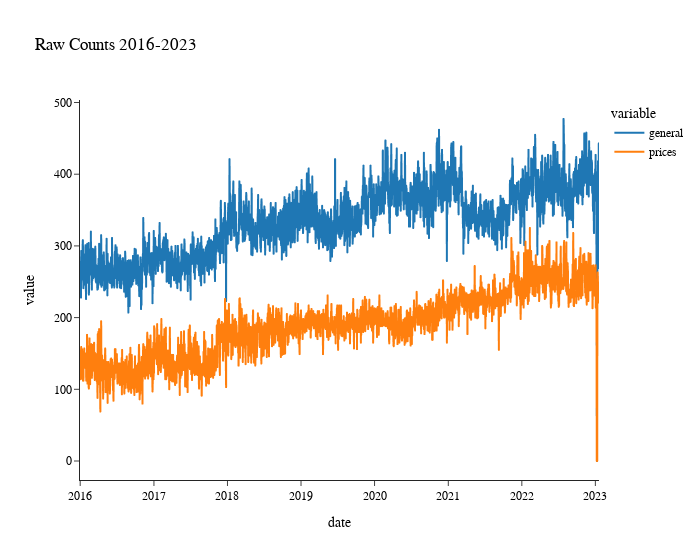
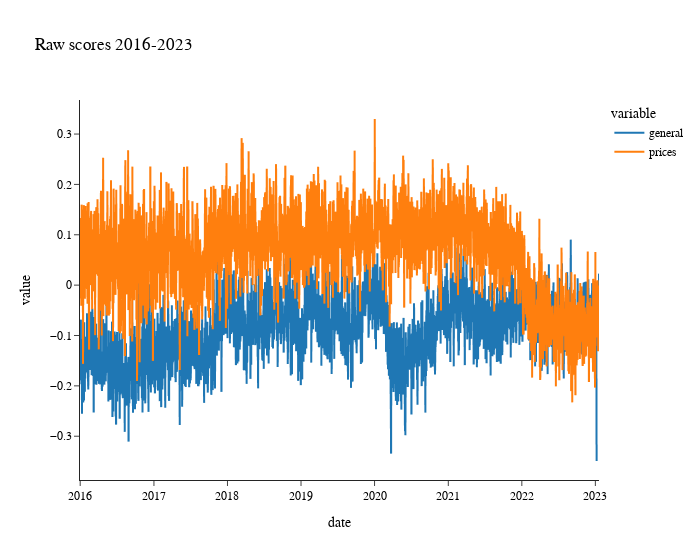

Source (notebook cell) for these figures, in order:
### Code cell
import plotly.io as pio
pio.templates


def plot_clean(df, vars, title_in):

    fig = px.line(df, x=df.index, y=vars, title=title_in, template="simple_white",width = 700)
    fig.update_layout(
        font_family="Georgia",
        font_color="black",
    )
    fig.show()

#Plot both of the data series 
plot_clean(agg_count, ['general','prices'], 'Raw Counts 2016-2023' )
plot_clean(agg_means, ['general','prices'], 'Raw scores 2016-2023' )

### Figure 1 — Plotly figure (JSON) as saved in the notebook; plotly's stock layout.template omitted (floating-point values rounded to 4 significant figures; data arrays with more than 128 entries replaced by an {"elided": "..."} marker saying what was removed)
{"data": [{"hovertemplate": "variable=general<br>date=%{x}<br>value=%{y}<extra></extra>", "legendgroup": "general", "line": {"color": "#1F77B4", "dash": "solid"}, "marker": {"symbol": "circle"}, "mode": "lines", "name": "general", "showlegend": true, "type": "scattergl", "x": {"elided": "2577 str values"}, "xaxis": "x", "y": {"elided": "2577 int values"}, "yaxis": "y"}, {"hovertemplate": "variable=prices<br>date=%{x}<br>value=%{y}<extra></extra>", "legendgroup": "prices", "line": {"color": "#FF7F0E", "dash": "solid"}, "marker": {"symbol": "circle"}, "mode": "lines", "name": "prices", "showlegend": true, "type": "scattergl", "x": {"elided": "2577 str values"}, "xaxis": "x", "y": {"elided": "2577 int values"}, "yaxis": "y"}], "layout": {"font": {"color": "black", "family": "Georgia"}, "legend": {"title": {"text": "variable"}, "tracegroupgap": 0}, "title": {"text": "Raw Counts 2016-2023"}, "width": 700, "xaxis": {"anchor": "y", "domain": [0, 1], "title": {"text": "date"}}, "yaxis": {"anchor": "x", "domain": [0, 1], "title": {"text": "value"}}}}

### Figure 2 — Plotly figure (JSON) as saved in the notebook; plotly's stock layout.template omitted (floating-point values rounded to 4 significant figures; data arrays with more than 128 entries replaced by an {"elided": "..."} marker saying what was removed)
{"data": [{"hovertemplate": "variable=general<br>date=%{x}<br>value=%{y}<extra></extra>", "legendgroup": "general", "line": {"color": "#1F77B4", "dash": "solid"}, "marker": {"symbol": "circle"}, "mode": "lines", "name": "general", "showlegend": true, "type": "scattergl", "x": {"elided": "2577 str values"}, "xaxis": "x", "y": {"elided": "2577 float values"}, "yaxis": "y"}, {"hovertemplate": "variable=prices<br>date=%{x}<br>value=%{y}<extra></extra>", "legendgroup": "prices", "line": {"color": "#FF7F0E", "dash": "solid"}, "marker": {"symbol": "circle"}, "mode": "lines", "name": "prices", "showlegend": true, "type": "scattergl", "x": {"elided": "2577 str values"}, "xaxis": "x", "y": {"elided": "2577 float values"}, "yaxis": "y"}], "layout": {"font": {"color": "black", "family": "Georgia"}, "legend": {"title": {"text": "variable"}, "tracegroupgap": 0}, "title": {"text": "Raw scores 2016-2023"}, "width": 700, "xaxis": {"anchor": "y", "domain": [0, 1], "title": {"text": "date"}}, "yaxis": {"anchor": "x", "domain": [0, 1], "title": {"text": "value"}}}}
